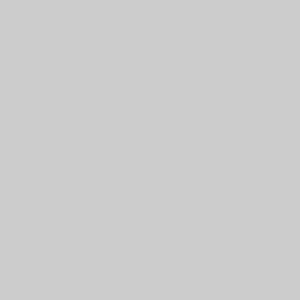
Frame 1 (no input)
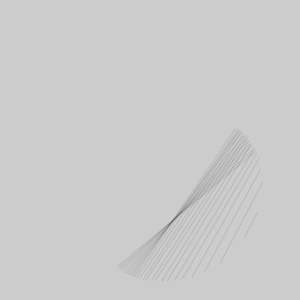
Frame 60 (the mouse pressed at the canvas centre just before this capture)
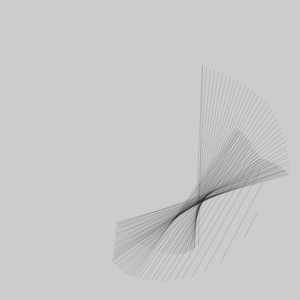
Frame 120 (the mouse held since frame 60 and released just before this capture)

The Processing sketch that drew these frames (run headless with seeded random() and noise(); from frame 60 on, the mouse is pressed at the canvas centre):

// Processing sketch: bit2atom_20201108_Structure3_process_evolution_05
// ── bit2atom_20201108_Structure3_process_evolution_05.pde
/* 
 
 Structure 3 (work in progress) 
 
 A surface filled with one hundred medium to small sized circles. 
 Each circle has a different size and direction, but moves at the same slow rate. 
 Display: 
 A. The instantaneous intersections of the circles 
 B. The aggregate intersections of the circles 
 
 Implemented by Casey Reas <http://groupc.net> 
 Uses circle intersection code from William Ngan <http://metaphorical.net> 
 Processing v.68 <http://processing.org> 
 
 */


Circle circleA, circleB; 

void setup() 
{ 
  size( 300, 300 ); 
  frameRate( 30 ); 

  circleA = new Circle( 150, 150, 90 ); 
  circleB = new Circle( 150, 150, 120 ); 

  ellipseMode(CENTER); 
  rectMode(CENTER); 
  noStroke(); 
  //smooth();
} 


void draw() 
{ 
  circleA.update(); 
  circleB.update(); 
  intersect( circleA, circleB );
} 


class Circle 
{ 
  float x, y, r, r2; 
  float xspeed, xdir; 
  float yspeed, ydir; 

  Circle( float px, float py, float pr ) { 
    x = px; 
    y = py; 
    r = pr; 
    r2 = r*r; 
    xspeed = random(-2.0, 2.0); 
    yspeed = random(-2.0, 2.0); 
    xdir = 1; 
    ydir = -1;
  } 

  void update() { 

    x += xspeed * xdir; 
    if (x > width - r || x < r) { 
      xdir = xdir * -1;
    } 

    y += yspeed * ydir; 
    if (y > width - r || y < r) { 
      ydir = ydir * -1;
    }
  }
} 

void intersect( Circle cA, Circle cB ) { 

  float dx = cA.x - cB.x; 
  float dy = cA.y - cB.y; 
  float d2 = dx*dx + dy*dy; 
  float d = sqrt( d2 ); 

  if ( d>cA.r+cB.r || d<abs(cA.r-cB.r) ) return; // no solution 

  float a = (cA.r2 - cB.r2 + d2) / (2*d); 
  float h = sqrt( cA.r2 - a*a ); 
  float x2 = cA.x + a*(cB.x - cA.x)/d; 
  float y2 = cA.y + a*(cB.y - cA.y)/d; 

  stroke(0, 0, 0, 26); 

  float paX = x2 + h*(cB.y - cA.y)/d; 
  float paY = y2 - h*(cB.x - cA.x)/d; 
  float pbX = x2 - h*(cB.y - cA.y)/d; 
  float pbY = y2 + h*(cB.x - cA.x)/d; 

  line(paX, paY, pbX, pbY);
}
